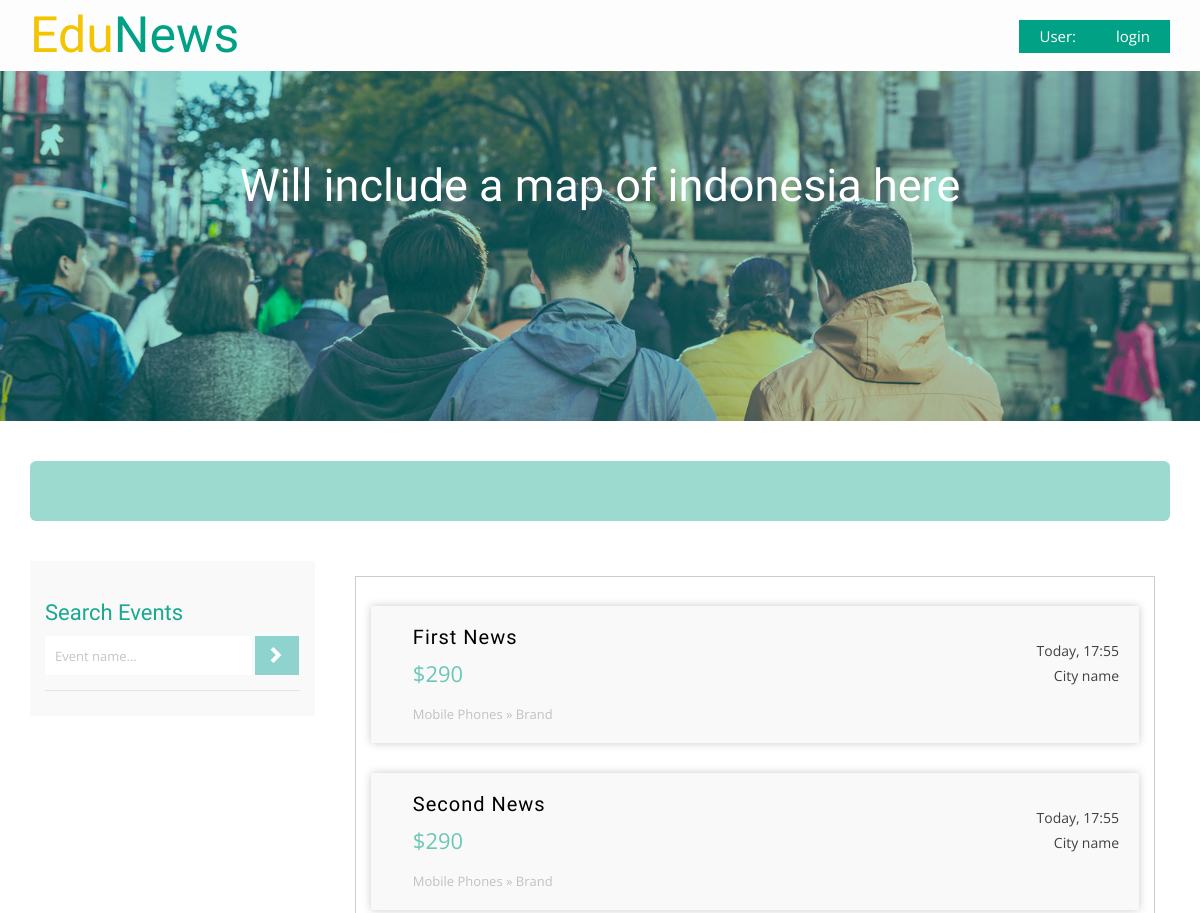
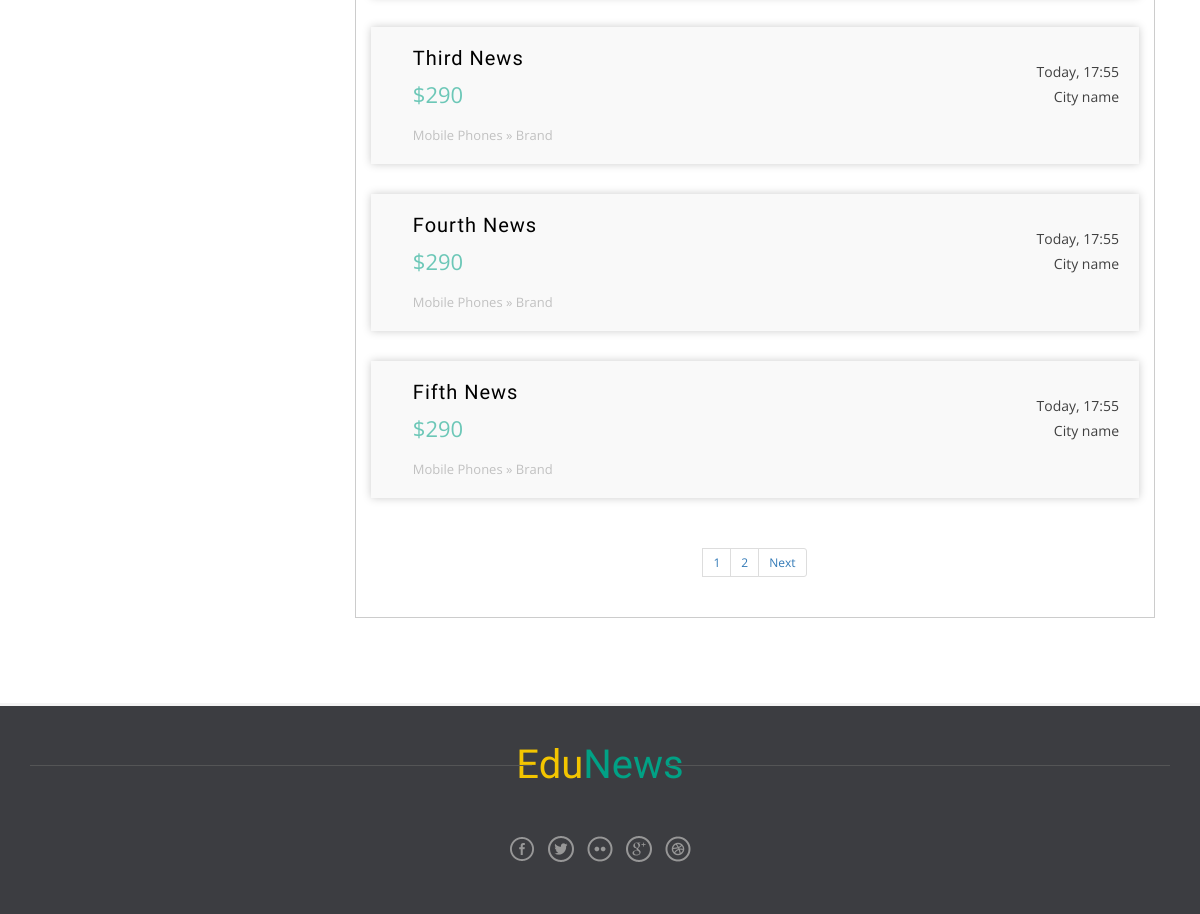
Page /news/ on the committed database (2 pictures, top to bottom).
### news/models.py (models this page shows, shortened)
class News(models.Model):
    title       =   models.CharField(max_length=120)
    description =   models.TextField(blank=True, null=True)
    slug        =   models.SlugField(blank=True, null=True)
    class Meta:
        verbose_name_plural = "news"

### news/views.py (the view)
# urls.py: path('', news_list, name='news_list'),
def news_list(request):
    queryset = News.objects.all()
    paginator = Paginator(queryset, 5)
    page_number = request.GET.get('page')
    queryset = paginator.get_page(page_number)
    context = {
       'object_list': queryset
    }
    return render(request, 'news_list.html', context)

### news/templates/news_list.html (shortened to what this page needs)
{% extends 'base.html' %}
{% block body %}
<div class="total-ads main-grid-border">
    <div class="container">
        <div class="select-box">
        </div>
        <div class="ads-grid">
            <div class="side-bar col-md-3">
                <div class="search-hotel">
                    <h3 class="sear-head">Search Events</h3>
                    <form>
                        <input type="text" value="Event name..." onfocus="this.value = '';" onblur="if (this.value == '') {this.value = 'Event name...';}" required="">
                        <input type="submit" value=" ">
                    </form>
                </div>
            </div>
            <div class="ads-display col-md-9">
                <div class="wrapper">
                    <div class="bs-example bs-example-tabs" role="tabpanel" data-example-id="togglable-tabs">
                        <div id="myTabContent" class="tab-content">
                            <div role="tabpanel" class="tab-pane fade in active" id="home" aria-labelledby="home-tab">
                                <div>
                                    <div id="container">
                                        <ul class="list">
                                            {% for object in object_list %}
                                                <a href="single.html">
                                                    <li>
                                                        <section class="list-left">
                                                            <h5 class="title">{{object.title}}</h5>
                                                            <span class="adprice">$290</span>
                                                            <p class="catpath">Mobile Phones » Brand</p>
                                                        </section>
                                                        <section class="list-right">
                                                            <span class="date">Today, 17:55</span>
                                                            <span class="cityname">City name</span>
                                                        </section>
                                                        <div class="clearfix"></div>
                                                    </li>
                                                </a>
                                            {% endfor %}
                                        </ul>
                                    </div>
                                </div>
                            </div>
                            <center>
                                {% if object_list.has_other_pages %}
                                    <ul class="pagination pagination-sm">
                                        {% for pages in object_list.paginator.page_range %}
                                            {% if object_list.number == pages %}
                                                <li><a href="#">{{pages}}</a></li>
                                            {% else %}
                                                <li><a href="?page={{pages}}">{{pages}}</a></li>
                                            {% endif %}
                                        {% endfor %}
                                        {% if object_list.has_next %}
                                            <li><a href="?page={{ object_list.next_page_number }}">Next</a></li>
                                        {% else %}
                                            <li class="disabled"></li>
                                        {% endif %}
                                    </ul>
                                {% endif %}
                            </center>
                        </div>
                    </div>
                </div>
            </div>
        </div>
    </div>
</div>
{% endblock %}

### rows in the picture
News: title "First News"
News: title "Second News"
News: title "Third News"
News: title "Fourth News"
News: title "Fifth News"

### other values in the picture
{{ pages }} "1"
{{ pages }} "2"
